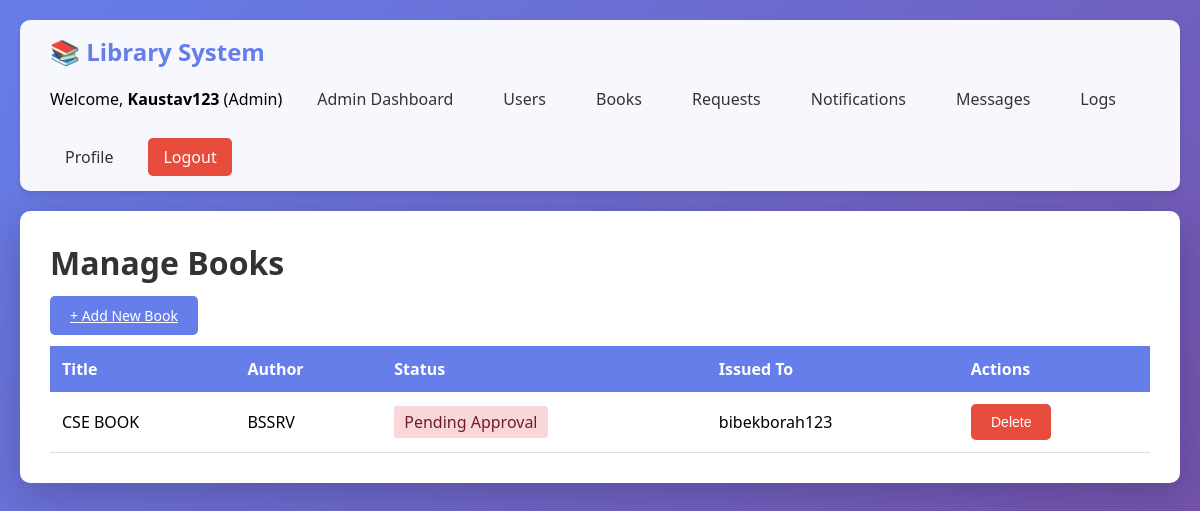
Screenshot of /admin/books (signed in) with the database file from the repository.
### tables this page shows
CREATE TABLE books (
            id INTEGER PRIMARY KEY AUTOINCREMENT,
            title TEXT NOT NULL,
            author TEXT NOT NULL,
            status TEXT DEFAULT 'Available',
            issued_to TEXT
        , issue_date TEXT, return_date TEXT);

### app.py (the view)
@app.route('/admin/books')
@admin_required
def admin_books():
    conn = get_db_connection()
    books = conn.execute('SELECT * FROM books ORDER BY title').fetchall()
    conn.close()
    return render_template('admin_books.html', books=books)

### app.py (called while the page is built)
def get_db_connection():
    conn = sqlite3.connect('library.db')
    conn.row_factory = sqlite3.Row
    return conn

def get_active_login_notices():
    try:
        conn = get_db_connection()
        notices = conn.execute(
            '''SELECT * FROM login_notifications
               WHERE is_active = 1
               ORDER BY created_at DESC'''
        ).fetchall()
        conn.close()
        return notices
    except sqlite3.Error:
        return []

@app.context_processor
def inject_admin_message_count():
    unread_admin_messages = 0
    if session.get('role') == 'Admin':
        conn = None
        try:
            conn = get_db_connection()
            unread_admin_messages = conn.execute(
                'SELECT COUNT(*) as count FROM admin_messages WHERE status = ?',
                ('Unread',)
            ).fetchone()['count']
        except sqlite3.Error:
            unread_admin_messages = 0
        finally:
            if conn:
                conn.close()
    return {
        'unread_admin_messages': unread_admin_messages,
        'current_display_name': session.get('display_name') or session.get('username'),
        'login_notices': get_active_login_notices(),
    }

def admin_required(f):
    @wraps(f)
    def decorated_function(*args, **kwargs):
        if 'server_restart_token' not in session or session.get('server_restart_token') != app.config.get('SESSION_RESTART_EPOCH'):
            session.clear()
            return redirect(url_for('index'))
        if 'user_id' not in session or session.get('role') != 'Admin':
            return redirect(url_for('index'))
        return f(*args, **kwargs)
    return decorated_function

### templates/admin_books.html (shortened to what this page needs)
{% extends "base.html" %}  {% block content %}
<h1>Manage Books</h1>
<a
  href="{{ url_for('admin_add_book') }}"
  class="btn btn-primary"
  style="margin-bottom: 20px"
  >+ Add New Book</a
>
<table>
  <thead>
    <tr>
      <th>Title</th>
      <th>Author</th>
      <th>Status</th>
      <th>Issued To</th>
      <th>Actions</th>
    </tr>
  </thead>
  <tbody>
    {% for book in books %}
    <tr>
      <td>{{ book['title'] }}</td>
      <td>{{ book['author'] }}</td>
      <td>
        <span
          style="padding: 5px 10px; border-radius: 3px;
                    {% if book['status'] == 'Available' %}background: #d4edda; color: #155724;
                    {% elif book['status'] == 'Issued' %}background: #fff3cd; color: #856404;
                    {% elif book['status'] == 'Return Pending' %}background: #d1ecf1; color: #0c5460;
                    {% else %}background: #f8d7da; color: #721c24;{% endif %}"
        >
          {{ book['status'] }}
        </span>
      </td>
      <td>{{ book['issued_to'] or '-' }}</td>
      <td>
        <form
          method="POST"
          action="{{ url_for('admin_delete_book', book_id=book['id']) }}"
          style="display: inline"
          onsubmit="return confirm('Delete this book?');"
        >
          <button type="submit" class="btn btn-danger">Delete</button>
        </form>
      </td>
    </tr>
    {% else %}
    <tr>
      <td colspan="5" style="text-align: center; color: #999">
        No books added yet
      </td>
    </tr>
    {% endfor %}
  </tbody>
</table>
{% endblock %}

### templates/base.html (style rules this page uses)
* { margin: 0; padding: 0; box-sizing: border-box; }
body { font-family: "Segoe UI", Tahoma, Geneva, Verdana, sans-serif; background: linear-gradient(135deg, #667eea 0%, #764ba2 100%); min-height: 100vh; padding: 20px; animation: pageEnter 1s ease both; will-change: opacity, transform; }
h1, h2 { color: #333; margin-bottom: 20px; }
.btn { padding: 10px 20px; border: none; border-radius: 5px; cursor: pointer; font-size: 14px; font-weight: 500; transition: background-color 0.3s ease, color 0.3s ease, transform 0.3s ease, box-shadow 0.3s ease; will-change: transform; }
.btn-primary { background: #667eea; color: white; }
.btn-danger { background: #e74c3c; color: white; }
table { width: 100%; border-collapse: collapse; margin-top: 20px; }
th { background: #667eea; color: white; padding: 12px; text-align: left; }
td { padding: 12px; border-bottom: 1px solid #ddd; }

### rows the page displays
books: title "CSE BOOK", author "BSSRV", status "Pending Approval", issued_to "bibekborah123"

### other values shown
{{ current_display_name }} "Kaustav123"
{{ session.get('role') }} "Admin"
